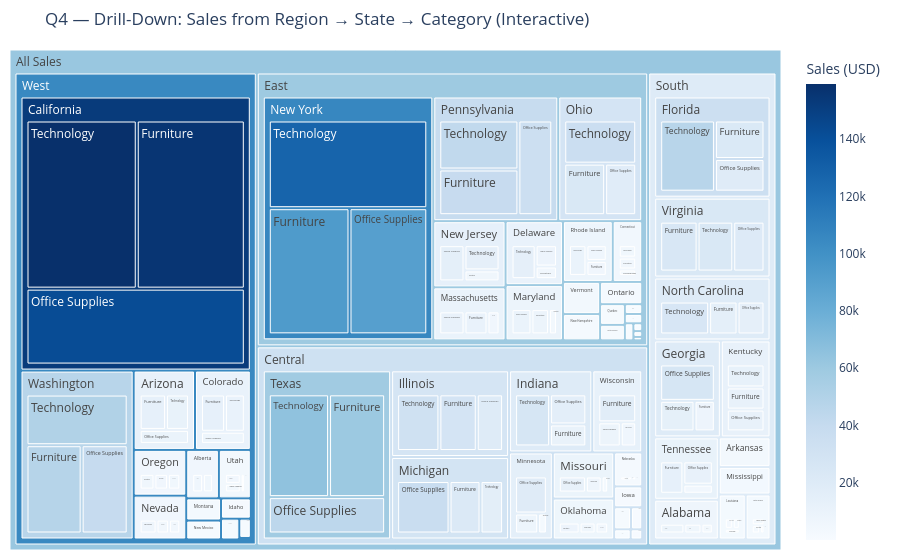

Source (notebook cell):
### Code cell
# Q4 Visualization: Interactive Treemap (required: hierarchical chart)
treemap_data = df.groupby(['Region', 'State/Province', 'Category'])['Sales'].sum().reset_index()
treemap_data.columns = ['Region', 'State', 'Category', 'Sales']
treemap_data['Sales'] = treemap_data['Sales'].round(0)

fig = px.treemap(
    treemap_data,
    path=[px.Constant('All Sales'), 'Region', 'State', 'Category'],
    values='Sales',
    color='Sales',
    color_continuous_scale='Blues',
    title='Q4 — Drill-Down: Sales from Region → State → Category (Interactive)',
    hover_data={'Sales': ':,.0f'}
)
fig.update_layout(
    margin=dict(t=50, l=10, r=10, b=10),
    coloraxis_colorbar=dict(title='Sales (USD)')
)
fig.show()

# Also: static bar chart for top 10 cities
top_cities = df.groupby(['City','Region'])['Sales'].sum().sort_values(ascending=False).head(10).reset_index()

fig2, ax = plt.subplots(figsize=(12, 5))
bars = ax.barh(top_cities['City'] + ' (' + top_cities['Region'] + ')',
               top_cities['Sales'], color='#2E5FA3', alpha=0.8)
ax.set_xlabel('Total Sales (USD)')
ax.set_title('Q4 — Top 10 Cities by Total Sales', fontweight='bold', fontsize=12)
ax.xaxis.set_major_formatter(mticker.FuncFormatter(lambda x, _: f'${x:,.0f}'))
for bar, val in zip(bars, top_cities['Sales']):
    ax.text(bar.get_width() + 500, bar.get_y() + bar.get_height()/2,
            f'${val:,.0f}', va='center', fontsize=9)
ax.grid(axis='x', alpha=0.3)
ax.invert_yaxis()
plt.tight_layout()
plt.show()

print("""
Business Interpretation:
The West region leads in total sales, driven primarily by California. The East follows closely,
with New York as the top-performing state. The Central and South regions lag significantly.
At the category level, Technology dominates sales in virtually every region and state.
The drill-down reveals that a small number of high-performing cities (New York, Los Angeles,
Seattle) account for a disproportionate share of overall revenue.
""")

### Figure 1 — Plotly figure (JSON) as saved in the notebook; plotly's stock layout.template omitted (floating-point values rounded to 4 significant figures; data arrays with more than 128 entries replaced by an {"elided": "..."} marker saying what was removed)
{"data": [{"branchvalues": "total", "customdata": {"elided": "228x1 float values"}, "domain": {"x": [0, 1], "y": [0, 1]}, "hovertemplate": "labels=%{label}<br>Sales_sum=%{value}<br>parent=%{parent}<br>id=%{id}<br>Sales=%{color:,.0f}<extra></extra>", "ids": {"elided": "228 str values"}, "labels": {"elided": "228 str values"}, "marker": {"coloraxis": "coloraxis", "colors": {"elided": "228 float values"}}, "name": "", "parents": {"elided": "228 str values"}, "type": "treemap", "values": {"elided": "228 float values"}}], "layout": {"coloraxis": {"colorbar": {"title": {"text": "Sales (USD)"}}, "colorscale": [[0, "rgb(247,251,255)"], [0.125, "rgb(222,235,247)"], [0.25, "rgb(198,219,239)"], [0.375, "rgb(158,202,225)"], [0.5, "rgb(107,174,214)"], [0.625, "rgb(66,146,198)"], [0.75, "rgb(33,113,181)"], [0.875, "rgb(8,81,156)"], [1, "rgb(8,48,107)"]]}, "legend": {"tracegroupgap": 0}, "margin": {"b": 10, "l": 10, "r": 10, "t": 50}, "title": {"text": "Q4 — Drill-Down: Sales from Region → State → Category (Interactive)"}}}
